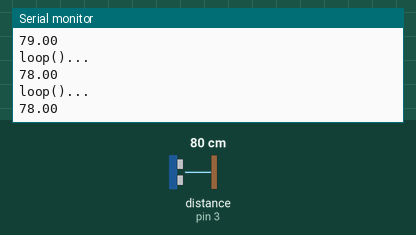
A sketch run on a simulated Arduino Uno, built with avr-gcc and run on an emulated ATmega328P. On the bench: the last lines printed to the serial monitor. Wiring (inferred from the names in the program): ultrasonic range finder: trigger pin 2; echo pin 3. The inputs (shaded band) are chosen by the test bench; at power-on: distance to the obstacle (sensor on pin 3) 80 cm. The echo pulse lasts 58.3 µs per cm.

Above: at 1.3 s.
1.4 s: distance to the obstacle (sensor on pin 3) set to 250 cm
At 1.9 s:
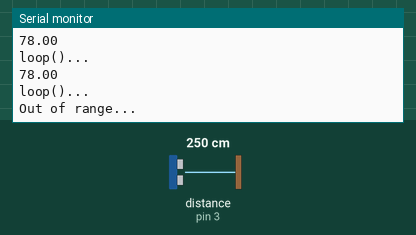
3.5 s: distance to the obstacle (sensor on pin 3) set to 2 cm
At 3.89 s:
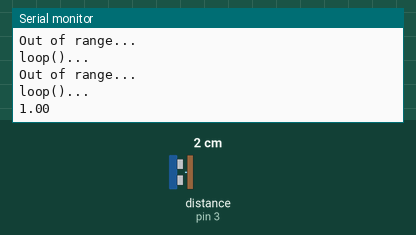
Timing chart, 0 to 6.5 s (numbered marks = the images above; inputs shaded):
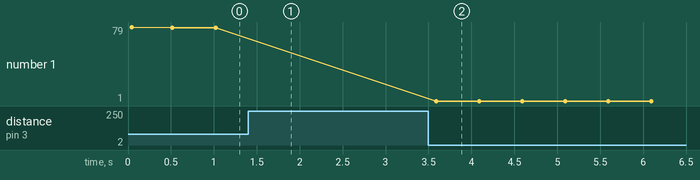

Measured:
- after the input at 1.4 s, the serial monitor: prints a new line after 0.13 s (image 1)
- after the input at 3.5 s, the serial monitor: prints a new line after 0.09 s (image 2)
- plotted number 1: 78 → 1 after the input at 3.5 s

The sketch:

test12hc_srSensor.ino
```cpp
#include <stdio.h>
#define TRIG 2
#define ECHO 3

void setup() {
  Serial.begin(9600);
  Serial.println("setup()...test12hc_srSensor");
  pinMode(TRIG, OUTPUT);
  pinMode(ECHO, INPUT);
}

void loop() {
  Serial.println("loop()...");
  digitalWrite(TRIG, LOW);
  delayMicroseconds(2);
  digitalWrite(TRIG, HIGH);
  delayMicroseconds(10);
  digitalWrite(TRIG, LOW);

  float distance = (float)(340*pulseIn(ECHO, HIGH)/10000/2);
  if (distance>=200 || distance <0) {
    Serial.println("Out of range...");
  } else {
    Serial.println(distance);
  }

  delay(500);
}
```
